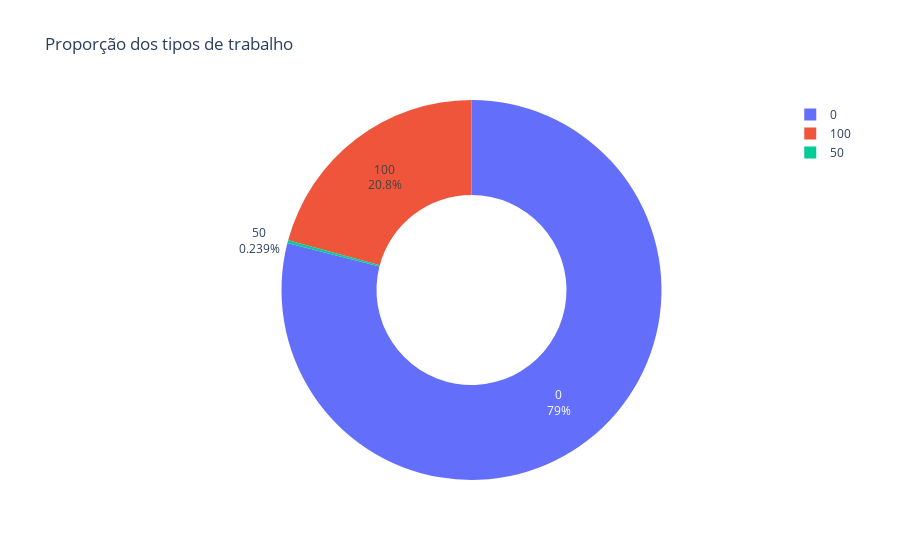

The cell this chart's notebook holds for it:
### Code cell
remoto_contagem = df['remoto'].value_counts().reset_index()
remoto_contagem.columns = ['tipo_trabalho', 'quantidade']

fig = px.pie(remoto_contagem,
  names='tipo_trabalho',
  values='quantidade',
  title='Proporção dos tipos de trabalho',
  hole=0.5
)
fig.update_traces(textinfo='percent+label')
fig.show()

### Figure 1 — Plotly figure (JSON) as saved in the notebook; plotly's stock layout.template omitted (floating-point values rounded to 4 significant figures)
{"data": [{"domain": {"x": [0, 1], "y": [0, 1]}, "hole": 0.5, "hovertemplate": "tipo_trabalho=%{label}<br>quantidade=%{value}<extra></extra>", "labels": [0, 100, 50], "legendgroup": "", "name": "", "showlegend": true, "textinfo": "percent+label", "type": "pie", "values": [105312, 27718, 319]}], "layout": {"legend": {"tracegroupgap": 0}, "title": {"text": "Proporção dos tipos de trabalho"}}}
